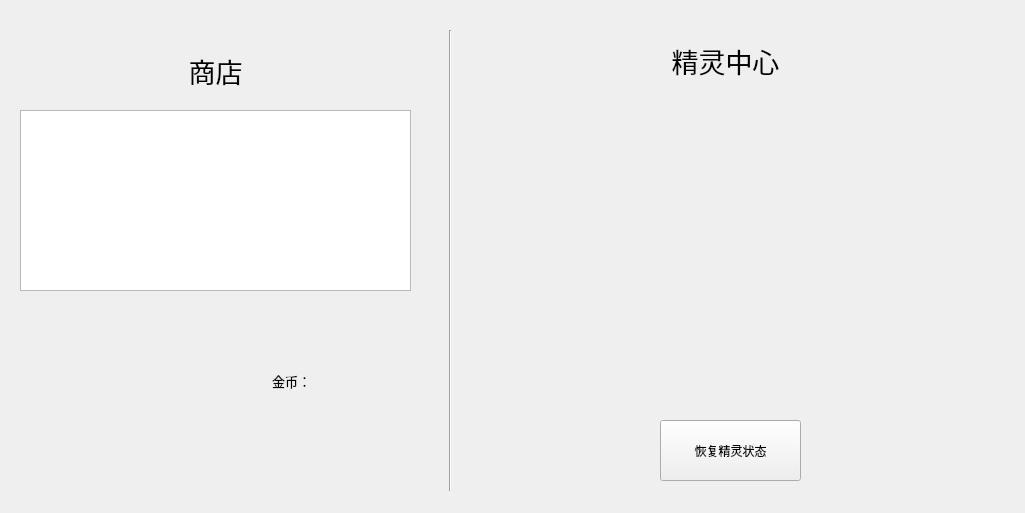
<?xml version="1.0" encoding="UTF-8"?>
<ui version="4.0">
 <class>pokemon_center_widget</class>
 <widget class="QWidget" name="pokemon_center_widget">
  <property name="geometry">
   <rect>
    <x>0</x>
    <y>0</y>
    <width>1025</width>
    <height>513</height>
   </rect>
  </property>
  <property name="minimumSize">
   <size>
    <width>1025</width>
    <height>513</height>
   </size>
  </property>
  <property name="maximumSize">
   <size>
    <width>1025</width>
    <height>513</height>
   </size>
  </property>
  <property name="windowTitle">
   <string>神奇宝贝中心</string>
  </property>
  <widget class="QTableView" name="shop">
   <property name="geometry">
    <rect>
     <x>20</x>
     <y>110</y>
     <width>391</width>
     <height>181</height>
    </rect>
   </property>
  </widget>
  <widget class="QPushButton" name="recover">
   <property name="geometry">
    <rect>
     <x>660</x>
     <y>420</y>
     <width>141</width>
     <height>61</height>
    </rect>
   </property>
   <property name="text">
    <string>恢复精灵状态</string>
   </property>
  </widget>
  <widget class="QLabel" name="pic">
   <property name="geometry">
    <rect>
     <x>490</x>
     <y>100</y>
     <width>471</width>
     <height>291</height>
    </rect>
   </property>
   <property name="styleSheet">
    <string notr="true">border-image: url(:/神奇宝贝中心素材.png);</string>
   </property>
   <property name="text">
    <string/>
   </property>
  </widget>
  <widget class="QLabel" name="label">
   <property name="geometry">
    <rect>
     <x>140</x>
     <y>50</y>
     <width>151</width>
     <height>41</height>
    </rect>
   </property>
   <property name="font">
    <font>
     <pointsize>20</pointsize>
    </font>
   </property>
   <property name="text">
    <string>商店</string>
   </property>
   <property name="alignment">
    <set>Qt::AlignCenter</set>
   </property>
  </widget>
  <widget class="Line" name="line">
   <property name="geometry">
    <rect>
     <x>440</x>
     <y>30</y>
     <width>21</width>
     <height>461</height>
    </rect>
   </property>
   <property name="orientation">
    <enum>Qt::Vertical</enum>
   </property>
  </widget>
  <widget class="QLabel" name="label_3">
   <property name="geometry">
    <rect>
     <x>650</x>
     <y>40</y>
     <width>151</width>
     <height>41</height>
    </rect>
   </property>
   <property name="font">
    <font>
     <pointsize>20</pointsize>
    </font>
   </property>
   <property name="text">
    <string>精灵中心</string>
   </property>
   <property name="alignment">
    <set>Qt::AlignCenter</set>
   </property>
  </widget>
  <widget class="QWidget" name="layoutWidget">
   <property name="geometry">
    <rect>
     <x>250</x>
     <y>360</y>
     <width>171</width>
     <height>41</height>
    </rect>
   </property>
   <layout class="QHBoxLayout" name="horizontalLayout">
    <item>
     <widget class="QLabel" name="label_2">
      <property name="font">
       <font>
        <pointsize>10</pointsize>
       </font>
      </property>
      <property name="text">
       <string>金币：</string>
      </property>
      <property name="alignment">
       <set>Qt::AlignCenter</set>
      </property>
     </widget>
    </item>
    <item>
     <widget class="QLabel" name="money">
      <property name="font">
       <font>
        <pointsize>10</pointsize>
       </font>
      </property>
      <property name="text">
       <string/>
      </property>
     </widget>
    </item>
   </layout>
  </widget>
 </widget>
 <resources/>
 <connections/>
</ui>
